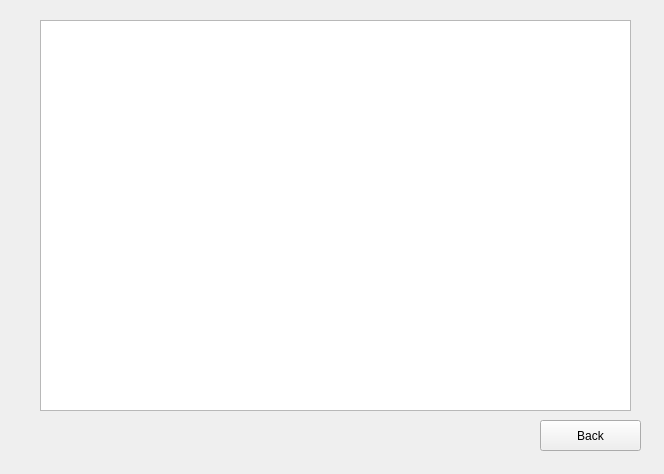
<?xml version="1.0" encoding="UTF-8"?>
<ui version="4.0">
 <class>listatransport</class>
 <widget class="QWidget" name="listatransport">
  <property name="geometry">
   <rect>
    <x>0</x>
    <y>0</y>
    <width>664</width>
    <height>474</height>
   </rect>
  </property>
  <property name="windowTitle">
   <string>Form</string>
  </property>
  <widget class="QListWidget" name="listWidget">
   <property name="geometry">
    <rect>
     <x>40</x>
     <y>20</y>
     <width>591</width>
     <height>391</height>
    </rect>
   </property>
  </widget>
  <widget class="QPushButton" name="pushButton">
   <property name="geometry">
    <rect>
     <x>540</x>
     <y>420</y>
     <width>101</width>
     <height>31</height>
    </rect>
   </property>
   <property name="text">
    <string>Back</string>
   </property>
  </widget>
 </widget>
 <resources/>
 <connections/>
</ui>
